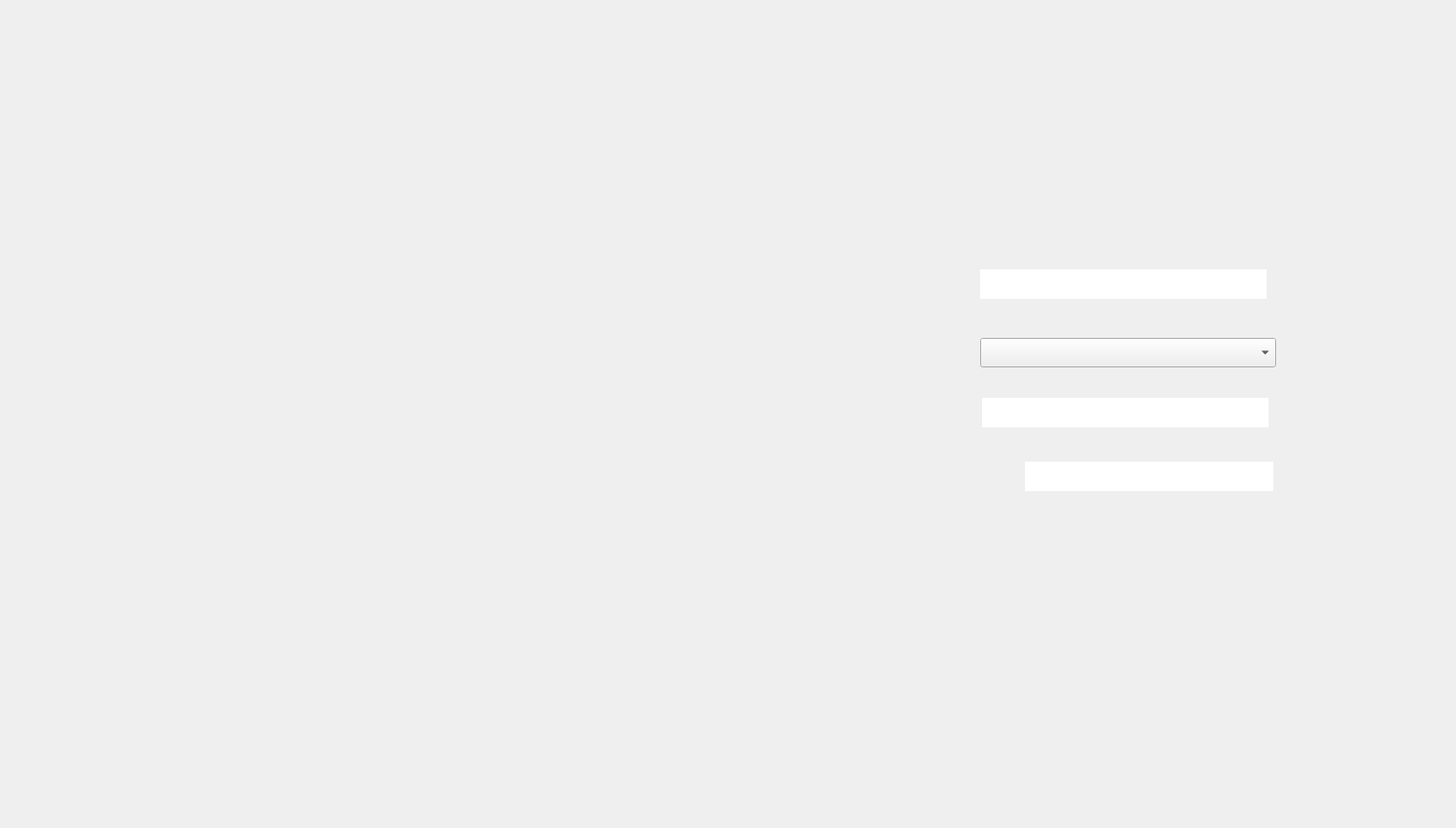
    <widget class="QWidget" name="SignUpPage">
     <widget class="QFrame" name="SignUpFrame">
      <property name="geometry">
       <rect>
        <x>0</x>
        <y>0</y>
        <width>1521</width>
        <height>861</height>
       </rect>
      </property>
      <widget class="QLabel" name="BackgroundLabel_SignUp">
       <property name="geometry">
        <rect>
         <x>0</x>
         <y>0</y>
         <width>1531</width>
         <height>841</height>
        </rect>
       </property>
       <property name="text">
        <string/>
       </property>
       <property name="pixmap">
        <pixmap>../Images/Admin/Admin-SignUp.png</pixmap>
       </property>
       <property name="scaledContents">
        <bool>true</bool>
       </property>
      </widget>
      <widget class="QLineEdit" name="UsernameInput_SignUp">
       <property name="enabled">
        <bool>true</bool>
       </property>
       <property name="geometry">
        <rect>
         <x>1030</x>
         <y>283</y>
         <width>301</width>
         <height>31</height>
        </rect>
       </property>
       <property name="font">
        <font>
         <family>Source Sans Pro</family>
         <pointsize>12</pointsize>
        </font>
       </property>
       <property name="cursor">
        <cursorShape>IBeamCursor</cursorShape>
       </property>
       <property name="acceptDrops">
        <bool>true</bool>
       </property>
       <property name="autoFillBackground">
        <bool>false</bool>
       </property>
       <property name="frame">
        <bool>false</bool>
       </property>
       <property name="clearButtonEnabled">
        <bool>false</bool>
       </property>
      </widget>
      <widget class="QLineEdit" name="PasswordInput_SignUp">
       <property name="enabled">
        <bool>true</bool>
       </property>
       <property name="geometry">
        <rect>
         <x>1032</x>
         <y>418</y>
         <width>301</width>
         <height>31</height>
        </rect>
       </property>
       <property name="font">
        <font>
         <family>Source Sans Pro</family>
         <pointsize>12</pointsize>
        </font>
       </property>
       <property name="cursor">
        <cursorShape>IBeamCursor</cursorShape>
       </property>
       <property name="acceptDrops">
        <bool>true</bool>
       </property>
       <property name="autoFillBackground">
        <bool>false</bool>
       </property>
       <property name="frame">
        <bool>false</bool>
       </property>
       <property name="clearButtonEnabled">
        <bool>false</bool>
       </property>
      </widget>
      <widget class="QLineEdit" name="PasswordConfirmInput_SignUp">
       <property name="enabled">
        <bool>true</bool>
       </property>
       <property name="geometry">
        <rect>
         <x>1077</x>
         <y>485</y>
         <width>261</width>
         <height>31</height>
        </rect>
       </property>
       <property name="font">
        <font>
         <family>Source Sans Pro</family>
         <pointsize>12</pointsize>
        </font>
       </property>
       <property name="cursor">
        <cursorShape>IBeamCursor</cursorShape>
       </property>
       <property name="acceptDrops">
        <bool>true</bool>
       </property>
       <property name="autoFillBackground">
        <bool>false</bool>
       </property>
       <property name="frame">
        <bool>false</bool>
       </property>
       <property name="clearButtonEnabled">
        <bool>false</bool>
       </property>
      </widget>
      <widget class="QComboBox" name="PersonID_SignUp">
       <property name="geometry">
        <rect>
         <x>1030</x>
         <y>355</y>
         <width>311</width>
         <height>31</height>
        </rect>
       </property>
       <property name="font">
        <font>
         <family>Source Sans Pro</family>
         <pointsize>12</pointsize>
        </font>
       </property>
       <property name="currentText">
        <string/>
       </property>
       <property name="frame">
        <bool>true</bool>
       </property>
      </widget>
      <widget class="QPushButton" name="SignUpButton_SignUp">
       <property name="geometry">
        <rect>
         <x>1067</x>
         <y>611</y>
         <width>181</width>
         <height>41</height>
        </rect>
       </property>
       <property name="text">
        <string/>
       </property>
       <property name="flat">
        <bool>true</bool>
       </property>
      </widget>
      <widget class="QPushButton" name="CancelButton_SignUp">
       <property name="geometry">
        <rect>
         <x>774</x>
         <y>786</y>
         <width>181</width>
         <height>41</height>
        </rect>
       </property>
       <property name="text">
        <string/>
       </property>
       <property name="flat">
        <bool>true</bool>
       </property>
      </widget>
     </widget>
    </widget>
